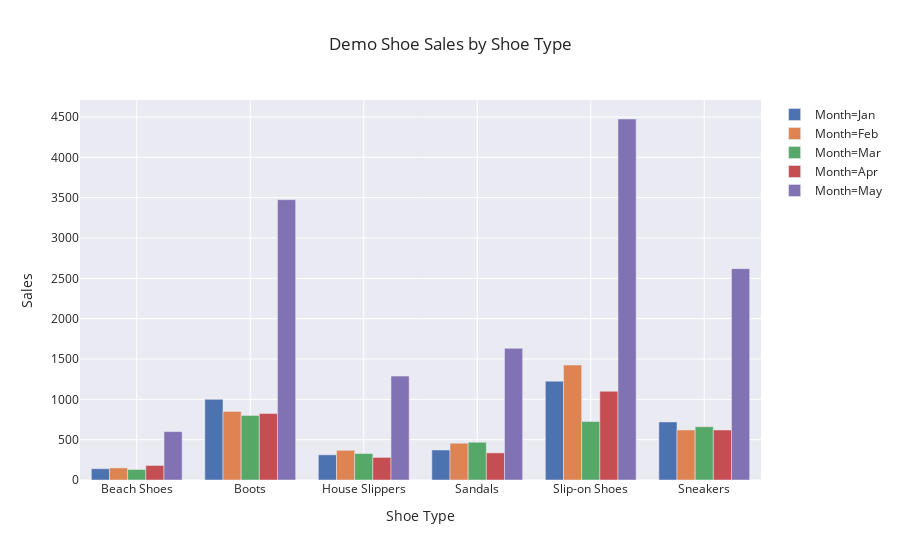

Write notebook code for a chart like this one.
### Code cell
# Plot
fig = px.bar(df_shoes_melt, 
             x='Shoe Type', 
             y='Sales',
             color = 'Month',
             barmode = 'group', 
             template='seaborn',
             title='Demo Shoe Sales by Shoe Type')

fig.show()

### Figure 1 — Plotly figure (JSON) as saved in the notebook; plotly's stock layout.template omitted (floating-point values rounded to 4 significant figures)
{"data": [{"alignmentgroup": "True", "hoverlabel": {"namelength": 0}, "hovertemplate": "Month=Jan<br>Shoe Type=%{x}<br>Sales=%{y}", "legendgroup": "Month=Jan", "marker": {"color": "rgb(76,114,176)"}, "name": "Month=Jan", "offsetgroup": "Month=Jan", "orientation": "v", "showlegend": true, "textposition": "auto", "type": "bar", "x": ["Beach Shoes", "Boots", "House Slippers", "Sandals", "Slip-on Shoes", "Sneakers"], "xaxis": "x", "y": [140, 1000, 312, 372, 1225, 720], "yaxis": "y"}, {"alignmentgroup": "True", "hoverlabel": {"namelength": 0}, "hovertemplate": "Month=Feb<br>Shoe Type=%{x}<br>Sales=%{y}", "legendgroup": "Month=Feb", "marker": {"color": "rgb(221,132,82)"}, "name": "Month=Feb", "offsetgroup": "Month=Feb", "orientation": "v", "showlegend": true, "textposition": "auto", "type": "bar", "x": ["Beach Shoes", "Boots", "House Slippers", "Sandals", "Slip-on Shoes", "Sneakers"], "xaxis": "x", "y": [150, 850, 368, 456, 1425, 620], "yaxis": "y"}, {"alignmentgroup": "True", "hoverlabel": {"namelength": 0}, "hovertemplate": "Month=Mar<br>Shoe Type=%{x}<br>Sales=%{y}", "legendgroup": "Month=Mar", "marker": {"color": "rgb(85,168,104)"}, "name": "Month=Mar", "offsetgroup": "Month=Mar", "orientation": "v", "showlegend": true, "textposition": "auto", "type": "bar", "x": ["Beach Shoes", "Boots", "House Slippers", "Sandals", "Slip-on Shoes", "Sneakers"], "xaxis": "x", "y": [130, 800, 328, 468, 725, 660], "yaxis": "y"}, {"alignmentgroup": "True", "hoverlabel": {"namelength": 0}, "hovertemplate": "Month=Apr<br>Shoe Type=%{x}<br>Sales=%{y}", "legendgroup": "Month=Apr", "marker": {"color": "rgb(196,78,82)"}, "name": "Month=Apr", "offsetgroup": "Month=Apr", "orientation": "v", "showlegend": true, "textposition": "auto", "type": "bar", "x": ["Beach Shoes", "Boots", "House Slippers", "Sandals", "Slip-on Shoes", "Sneakers"], "xaxis": "x", "y": [180, 825, 280, 336, 1100, 620], "yaxis": "y"}, {"alignmentgroup": "True", "hoverlabel": {"namelength": 0}, "hovertemplate": "Month=May<br>Shoe Type=%{x}<br>Sales=%{y}", "legendgroup": "Month=May", "marker": {"color": "rgb(129,114,179)"}, "name": "Month=May", "offsetgroup": "Month=May", "orientation": "v", "showlegend": true, "textposition": "auto", "type": "bar", "x": ["Beach Shoes", "Boots", "House Slippers", "Sandals", "Slip-on Shoes", "Sneakers"], "xaxis": "x", "y": [600, 3475, 1288, 1632, 4475, 2620], "yaxis": "y"}], "layout": {"barmode": "group", "legend": {"tracegroupgap": 0}, "title": {"text": "Demo Shoe Sales by Shoe Type"}, "xaxis": {"anchor": "y", "domain": [0, 1], "title": {"text": "Shoe Type"}}, "yaxis": {"anchor": "x", "domain": [0, 1], "title": {"text": "Sales"}}}}
